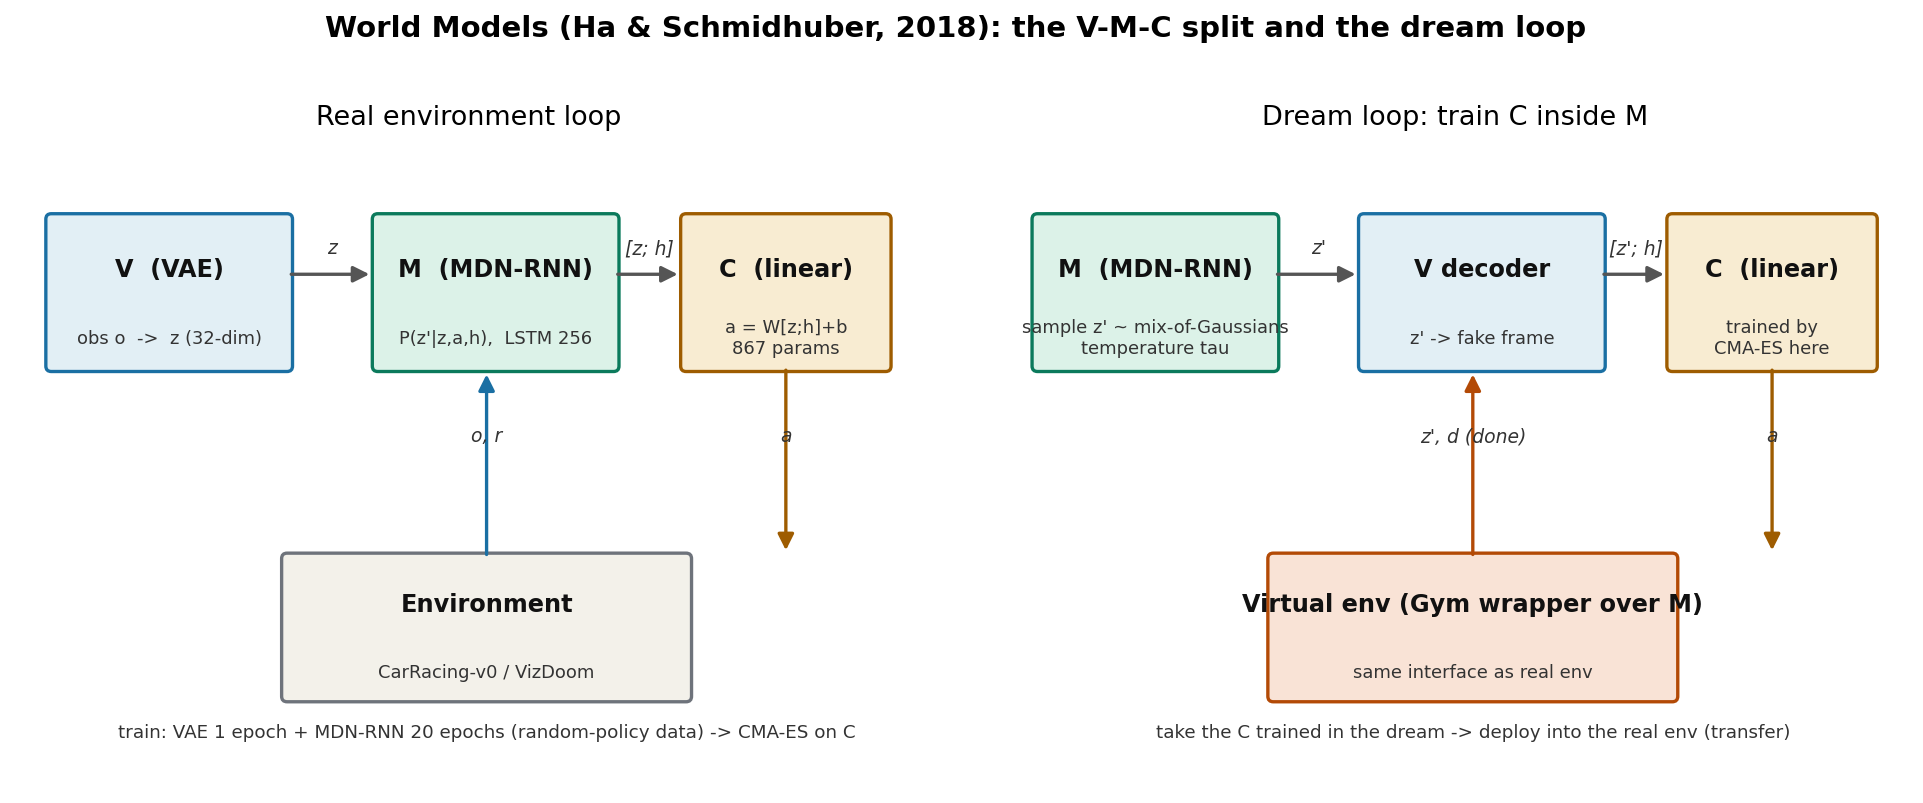

The script that saved this image:
# V-M-C agent architecture of "World Models" (Ha & Schmidhuber, 2018).
# Left: real-environment loop. Right: dreaming loop (policy trained inside M).
import matplotlib
matplotlib.use("Agg")
import matplotlib.pyplot as plt
from matplotlib.patches import FancyBboxPatch, FancyArrowPatch

plt.rcParams["font.family"] = "DejaVu Sans"
plt.rcParams["axes.unicode_minus"] = False

fig, axes = plt.subplots(1, 2, figsize=(13, 5.2))
titles = ["Real environment loop", "Dream loop: train C inside M"]

for ax, title in zip(axes, titles):
    ax.set_xlim(0, 10); ax.set_ylim(0, 7)
    ax.axis("off")
    ax.set_title(title, fontsize=13, pad=10)

def box(ax, xy, w, h, text, sub="", fc="#e8f0f7", ec="#1a6fa3"):
    p = FancyBboxPatch(xy, w, h, boxstyle="round,pad=0.06", fc=fc, ec=ec, lw=1.6)
    ax.add_patch(p)
    cx, cy = xy[0] + w / 2, xy[1] + h / 2
    ax.text(cx, cy + (0.25 if sub else 0), text, ha="center", va="center",
            fontsize=11.5, weight="bold", color="#111")
    if sub:
        ax.text(cx, cy - 0.5, sub, ha="center", va="center", fontsize=8.6, color="#333")

def arr(ax, a, b, label="", ls="-", c="#555"):
    p = FancyArrowPatch(a, b, arrowstyle="-|>", mutation_scale=16, lw=1.6,
                        linestyle=ls, color=c, shrinkA=2, shrinkB=4)
    ax.add_patch(p)
    if label:
        ax.text((a[0]+b[0])/2, (a[1]+b[1])/2 + 0.22, label, ha="center",
                fontsize=9, color="#333", style="italic")

# ---- Left panel: V, M, C ----
ax = axes[0]
box(ax, (0.4, 4.6), 2.6, 1.6, "V  (VAE)", "obs o  ->  z (32-dim)", fc="#e2eff5", ec="#1a6fa3")
box(ax, (4.0, 4.6), 2.6, 1.6, "M  (MDN-RNN)", "P(z'|z,a,h),  LSTM 256", fc="#dcf2e8", ec="#0b7a5c")
box(ax, (7.4, 4.6), 2.2, 1.6, "C  (linear)", "a = W[z;h]+b\n867 params", fc="#f8ecd2", ec="#9e5c00")
box(ax, (3.0, 1.0), 4.4, 1.5, "Environment", "CarRacing-v0 / VizDoom", fc="#f3f1ea", ec="#6e737b")
arr(ax, (3.0, 5.6), (4.0, 5.6), "z")
arr(ax, (6.6, 5.6), (7.4, 5.6), "[z; h]")
arr(ax, (8.5, 4.6), (8.5, 2.5), "a", c="#9e5c00")
arr(ax, (5.2, 2.5), (5.2, 4.6), "o, r", c="#1a6fa3")
ax.text(5.2, 0.55, "train: VAE 1 epoch + MDN-RNN 20 epochs (random-policy data) -> CMA-ES on C",
        ha="center", fontsize=8.8, color="#333")

# ---- Right panel: dream ----
ax = axes[1]
box(ax, (0.4, 4.6), 2.6, 1.6, "M  (MDN-RNN)", "sample z' ~ mix-of-Gaussians\ntemperature tau", fc="#dcf2e8", ec="#0b7a5c")
box(ax, (4.0, 4.6), 2.6, 1.6, "V decoder", "z' -> fake frame", fc="#e2eff5", ec="#1a6fa3")
box(ax, (7.4, 4.6), 2.2, 1.6, "C  (linear)", "trained by\nCMA-ES here", fc="#f8ecd2", ec="#9e5c00")
box(ax, (3.0, 1.0), 4.4, 1.5, "Virtual env (Gym wrapper over M)", "same interface as real env", fc="#f9e3d6", ec="#b34a06")
arr(ax, (3.0, 5.6), (4.0, 5.6), "z'")
arr(ax, (6.6, 5.6), (7.4, 5.6), "[z'; h]")
arr(ax, (8.5, 4.6), (8.5, 2.5), "a", c="#9e5c00")
arr(ax, (5.2, 2.5), (5.2, 4.6), "z', d (done)", c="#b34a06")
ax.text(5.2, 0.55, "take the C trained in the dream -> deploy into the real env (transfer)",
        ha="center", fontsize=8.8, color="#333")

fig.suptitle("World Models (Ha & Schmidhuber, 2018): the V-M-C split and the dream loop",
             fontsize=14, weight="bold", y=1.02)
fig.tight_layout()
fig.savefig("/home/hatch/workspace/your_files/agentic-driving-idea-report/xray/108-wm-worldmodels2018/fig-vmc.png", dpi=150, bbox_inches="tight")
print("ok")
